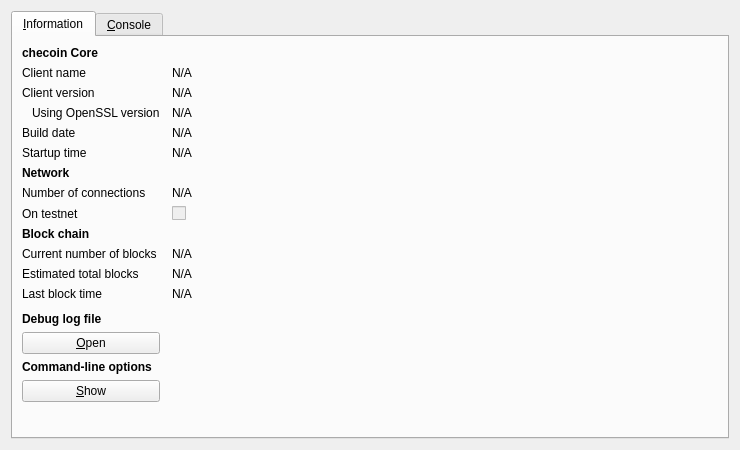
<?xml version="1.0" encoding="UTF-8"?>
<ui version="4.0">
 <class>RPCConsole</class>
 <widget class="QDialog" name="RPCConsole">
  <property name="geometry">
   <rect>
    <x>0</x>
    <y>0</y>
    <width>740</width>
    <height>450</height>
   </rect>
  </property>
  <property name="windowTitle">
   <string>checoin - Debug window</string>
  </property>
  <layout class="QVBoxLayout" name="verticalLayout_2">
   <item>
    <widget class="QTabWidget" name="tabWidget">
     <property name="currentIndex">
      <number>0</number>
     </property>
     <widget class="QWidget" name="tab_info">
      <attribute name="title">
       <string>&amp;Information</string>
      </attribute>
      <layout class="QGridLayout" name="gridLayout" columnstretch="0,1">
       <property name="horizontalSpacing">
        <number>12</number>
       </property>
       <item row="0" column="0">
        <widget class="QLabel" name="label_9">
         <property name="font">
          <font>
           <weight>75</weight>
           <bold>true</bold>
          </font>
         </property>
         <property name="text">
          <string>checoin Core</string>
         </property>
        </widget>
       </item>
       <item row="1" column="0">
        <widget class="QLabel" name="label_5">
         <property name="text">
          <string>Client name</string>
         </property>
        </widget>
       </item>
       <item row="1" column="1">
        <widget class="QLabel" name="clientName">
         <property name="cursor">
          <cursorShape>IBeamCursor</cursorShape>
         </property>
         <property name="text">
          <string>N/A</string>
         </property>
         <property name="textFormat">
          <enum>Qt::PlainText</enum>
         </property>
         <property name="textInteractionFlags">
          <set>Qt::LinksAccessibleByMouse|Qt::TextSelectableByKeyboard|Qt::TextSelectableByMouse</set>
         </property>
        </widget>
       </item>
       <item row="2" column="0">
        <widget class="QLabel" name="label_6">
         <property name="text">
          <string>Client version</string>
         </property>
        </widget>
       </item>
       <item row="2" column="1">
        <widget class="QLabel" name="clientVersion">
         <property name="cursor">
          <cursorShape>IBeamCursor</cursorShape>
         </property>
         <property name="text">
          <string>N/A</string>
         </property>
         <property name="textFormat">
          <enum>Qt::PlainText</enum>
         </property>
         <property name="textInteractionFlags">
          <set>Qt::LinksAccessibleByMouse|Qt::TextSelectableByKeyboard|Qt::TextSelectableByMouse</set>
         </property>
        </widget>
       </item>
       <item row="3" column="0">
        <widget class="QLabel" name="label_14">
         <property name="text">
          <string>Using OpenSSL version</string>
         </property>
         <property name="indent">
          <number>10</number>
         </property>
        </widget>
       </item>
       <item row="3" column="1">
        <widget class="QLabel" name="openSSLVersion">
         <property name="cursor">
          <cursorShape>IBeamCursor</cursorShape>
         </property>
         <property name="text">
          <string>N/A</string>
         </property>
         <property name="textFormat">
          <enum>Qt::PlainText</enum>
         </property>
         <property name="textInteractionFlags">
          <set>Qt::LinksAccessibleByMouse|Qt::TextSelectableByKeyboard|Qt::TextSelectableByMouse</set>
         </property>
        </widget>
       </item>
       <item row="4" column="0">
        <widget class="QLabel" name="label_12">
         <property name="text">
          <string>Build date</string>
         </property>
        </widget>
       </item>
       <item row="4" column="1">
        <widget class="QLabel" name="buildDate">
         <property name="cursor">
          <cursorShape>IBeamCursor</cursorShape>
         </property>
         <property name="text">
          <string>N/A</string>
         </property>
         <property name="textFormat">
          <enum>Qt::PlainText</enum>
         </property>
         <property name="textInteractionFlags">
          <set>Qt::LinksAccessibleByMouse|Qt::TextSelectableByKeyboard|Qt::TextSelectableByMouse</set>
         </property>
        </widget>
       </item>
       <item row="5" column="0">
        <widget class="QLabel" name="label_13">
         <property name="text">
          <string>Startup time</string>
         </property>
        </widget>
       </item>
       <item row="5" column="1">
        <widget class="QLabel" name="startupTime">
         <property name="cursor">
          <cursorShape>IBeamCursor</cursorShape>
         </property>
         <property name="text">
          <string>N/A</string>
         </property>
         <property name="textFormat">
          <enum>Qt::PlainText</enum>
         </property>
         <property name="textInteractionFlags">
          <set>Qt::LinksAccessibleByMouse|Qt::TextSelectableByKeyboard|Qt::TextSelectableByMouse</set>
         </property>
        </widget>
       </item>
       <item row="6" column="0">
        <widget class="QLabel" name="label_11">
         <property name="font">
          <font>
           <weight>75</weight>
           <bold>true</bold>
          </font>
         </property>
         <property name="text">
          <string>Network</string>
         </property>
        </widget>
       </item>
       <item row="7" column="0">
        <widget class="QLabel" name="label_7">
         <property name="text">
          <string>Number of connections</string>
         </property>
        </widget>
       </item>
       <item row="7" column="1">
        <widget class="QLabel" name="numberOfConnections">
         <property name="cursor">
          <cursorShape>IBeamCursor</cursorShape>
         </property>
         <property name="text">
          <string>N/A</string>
         </property>
         <property name="textFormat">
          <enum>Qt::PlainText</enum>
         </property>
         <property name="textInteractionFlags">
          <set>Qt::LinksAccessibleByMouse|Qt::TextSelectableByKeyboard|Qt::TextSelectableByMouse</set>
         </property>
        </widget>
       </item>
       <item row="8" column="0">
        <widget class="QLabel" name="label_8">
         <property name="text">
          <string>On testnet</string>
         </property>
        </widget>
       </item>
       <item row="8" column="1">
        <widget class="QCheckBox" name="isTestNet">
         <property name="enabled">
          <bool>false</bool>
         </property>
         <property name="text">
          <string/>
         </property>
        </widget>
       </item>
       <item row="9" column="0">
        <widget class="QLabel" name="label_10">
         <property name="font">
          <font>
           <weight>75</weight>
           <bold>true</bold>
          </font>
         </property>
         <property name="text">
          <string>Block chain</string>
         </property>
        </widget>
       </item>
       <item row="10" column="0">
        <widget class="QLabel" name="label_3">
         <property name="text">
          <string>Current number of blocks</string>
         </property>
        </widget>
       </item>
       <item row="10" column="1">
        <widget class="QLabel" name="numberOfBlocks">
         <property name="cursor">
          <cursorShape>IBeamCursor</cursorShape>
         </property>
         <property name="text">
          <string>N/A</string>
         </property>
         <property name="textFormat">
          <enum>Qt::PlainText</enum>
         </property>
         <property name="textInteractionFlags">
          <set>Qt::LinksAccessibleByMouse|Qt::TextSelectableByKeyboard|Qt::TextSelectableByMouse</set>
         </property>
        </widget>
       </item>
       <item row="11" column="0">
        <widget class="QLabel" name="label_4">
         <property name="text">
          <string>Estimated total blocks</string>
         </property>
        </widget>
       </item>
       <item row="11" column="1">
        <widget class="QLabel" name="totalBlocks">
         <property name="cursor">
          <cursorShape>IBeamCursor</cursorShape>
         </property>
         <property name="text">
          <string>N/A</string>
         </property>
         <property name="textFormat">
          <enum>Qt::PlainText</enum>
         </property>
         <property name="textInteractionFlags">
          <set>Qt::LinksAccessibleByMouse|Qt::TextSelectableByKeyboard|Qt::TextSelectableByMouse</set>
         </property>
        </widget>
       </item>
       <item row="12" column="0">
        <widget class="QLabel" name="label_2">
         <property name="text">
          <string>Last block time</string>
         </property>
        </widget>
       </item>
       <item row="12" column="1">
        <widget class="QLabel" name="lastBlockTime">
         <property name="cursor">
          <cursorShape>IBeamCursor</cursorShape>
         </property>
         <property name="text">
          <string>N/A</string>
         </property>
         <property name="textFormat">
          <enum>Qt::PlainText</enum>
         </property>
         <property name="textInteractionFlags">
          <set>Qt::LinksAccessibleByMouse|Qt::TextSelectableByKeyboard|Qt::TextSelectableByMouse</set>
         </property>
        </widget>
       </item>
       <item row="13" column="0">
        <spacer name="verticalSpacer_2">
         <property name="orientation">
          <enum>Qt::Vertical</enum>
         </property>
         <property name="sizeHint" stdset="0">
          <size>
           <width>20</width>
           <height>20</height>
          </size>
         </property>
        </spacer>
       </item>
       <item row="14" column="0">
        <widget class="QLabel" name="labelDebugLogfile">
         <property name="font">
          <font>
           <weight>75</weight>
           <bold>true</bold>
          </font>
         </property>
         <property name="text">
          <string>Debug log file</string>
         </property>
        </widget>
       </item>
       <item row="15" column="0">
        <widget class="QPushButton" name="openDebugLogfileButton">
         <property name="toolTip">
          <string>Open the checoin debug log file from the current data directory. This can take a few seconds for large log files.</string>
         </property>
         <property name="text">
          <string>&amp;Open</string>
         </property>
         <property name="autoDefault">
          <bool>false</bool>
         </property>
        </widget>
       </item>
       <item row="16" column="0">
        <widget class="QLabel" name="labelCLOptions">
         <property name="font">
          <font>
           <weight>75</weight>
           <bold>true</bold>
          </font>
         </property>
         <property name="text">
          <string>Command-line options</string>
         </property>
        </widget>
       </item>
       <item row="17" column="0">
        <widget class="QPushButton" name="showCLOptionsButton">
         <property name="toolTip">
          <string>Show the checoin-Qt help message to get a list with possible checoin command-line options.</string>
         </property>
         <property name="text">
          <string>&amp;Show</string>
         </property>
         <property name="autoDefault">
          <bool>false</bool>
         </property>
        </widget>
       </item>
       <item row="18" column="0">
        <spacer name="verticalSpacer">
         <property name="orientation">
          <enum>Qt::Vertical</enum>
         </property>
         <property name="sizeHint" stdset="0">
          <size>
           <width>20</width>
           <height>40</height>
          </size>
         </property>
        </spacer>
       </item>
      </layout>
     </widget>
     <widget class="QWidget" name="tab_console">
      <attribute name="title">
       <string>&amp;Console</string>
      </attribute>
      <layout class="QVBoxLayout" name="verticalLayout_3">
       <property name="spacing">
        <number>3</number>
       </property>
       <item>
        <widget class="QTextEdit" name="messagesWidget">
         <property name="minimumSize">
          <size>
           <width>0</width>
           <height>100</height>
          </size>
         </property>
         <property name="readOnly">
          <bool>true</bool>
         </property>
         <property name="tabKeyNavigation" stdset="0">
          <bool>false</bool>
         </property>
         <property name="columnCount" stdset="0">
          <number>2</number>
         </property>
        </widget>
       </item>
       <item>
        <layout class="QHBoxLayout" name="horizontalLayout">
         <property name="spacing">
          <number>3</number>
         </property>
         <item>
          <widget class="QLabel" name="label">
           <property name="text">
            <string notr="true">&gt;</string>
           </property>
          </widget>
         </item>
         <item>
          <widget class="QLineEdit" name="lineEdit"/>
         </item>
         <item>
          <widget class="QPushButton" name="clearButton">
           <property name="maximumSize">
            <size>
             <width>24</width>
             <height>24</height>
            </size>
           </property>
           <property name="toolTip">
            <string>Clear console</string>
           </property>
           <property name="text">
            <string/>
           </property>
           <property name="icon">
            <iconset resource="../bitcoin.qrc">
             <normaloff>:/icons/remove</normaloff>:/icons/remove</iconset>
           </property>
           <property name="shortcut">
            <string notr="true">Ctrl+L</string>
           </property>
           <property name="autoDefault">
            <bool>false</bool>
           </property>
          </widget>
         </item>
        </layout>
       </item>
      </layout>
     </widget>
    </widget>
   </item>
  </layout>
 </widget>
 <resources>
  <include location="../bitcoin.qrc"/>
 </resources>
 <connections/>
</ui>
